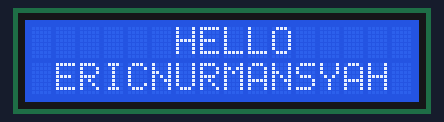
A sketch run on a simulated Arduino Uno, built with avr-gcc and run on an emulated ATmega328P. On the bench: 16×2 character LCD.

Above: at 0.1 s.
At 4.2 s:
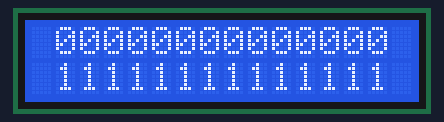

The sketch:

01._LCD_I2C_Basic.ino
```cpp
#include <LiquidCrystal_I2C.h>
LiquidCrystal_I2C lcd(0x27, 16, 2);

void setup() {
  lcd.init();
  lcd.backlight();
  lcd.setCursor(6,0);
  lcd.print("HELLO");
  lcd.setCursor(0,1);
  lcd.print(" ERICNURMANSYAH");
  delay(4000);
  lcd.clear();
}
void loop(){
  lcd.setCursor(1,0);
  lcd.print("00000000000000");
  lcd.setCursor(1,1);
  lcd.print("11111111111111");
  delay(1000);
}
```
